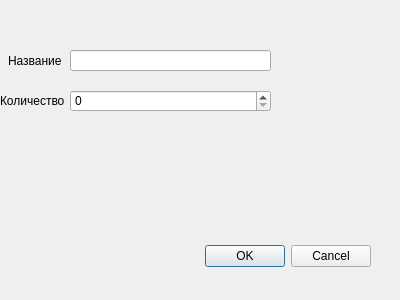
<?xml version="1.0" encoding="UTF-8"?>
<ui version="4.0">
 <class>Dialog</class>
 <widget class="QDialog" name="Dialog">
  <property name="geometry">
   <rect>
    <x>0</x>
    <y>0</y>
    <width>400</width>
    <height>300</height>
   </rect>
  </property>
  <property name="windowTitle">
   <string>Dialog</string>
  </property>
  <widget class="QDialogButtonBox" name="buttonBox">
   <property name="geometry">
    <rect>
     <x>30</x>
     <y>240</y>
     <width>341</width>
     <height>32</height>
    </rect>
   </property>
   <property name="orientation">
    <enum>Qt::Horizontal</enum>
   </property>
   <property name="standardButtons">
    <set>QDialogButtonBox::Cancel|QDialogButtonBox::Ok</set>
   </property>
  </widget>
  <widget class="QLabel" name="count_label">
   <property name="geometry">
    <rect>
     <x>0</x>
     <y>90</y>
     <width>71</width>
     <height>21</height>
    </rect>
   </property>
   <property name="text">
    <string>Количество</string>
   </property>
  </widget>
  <widget class="QLabel" name="name_label">
   <property name="geometry">
    <rect>
     <x>8</x>
     <y>50</y>
     <width>61</width>
     <height>21</height>
    </rect>
   </property>
   <property name="text">
    <string>Название</string>
   </property>
  </widget>
  <widget class="QLineEdit" name="name">
   <property name="geometry">
    <rect>
     <x>70</x>
     <y>50</y>
     <width>201</width>
     <height>21</height>
    </rect>
   </property>
  </widget>
  <widget class="QSpinBox" name="count">
   <property name="geometry">
    <rect>
     <x>70</x>
     <y>90</y>
     <width>201</width>
     <height>22</height>
    </rect>
   </property>
   <property name="maximum">
    <number>999</number>
   </property>
  </widget>
 </widget>
 <resources/>
 <connections>
  <connection>
   <sender>buttonBox</sender>
   <signal>accepted()</signal>
   <receiver>Dialog</receiver>
   <slot>accept()</slot>
   <hints>
    <hint type="sourcelabel">
     <x>248</x>
     <y>254</y>
    </hint>
    <hint type="destinationlabel">
     <x>157</x>
     <y>274</y>
    </hint>
   </hints>
  </connection>
  <connection>
   <sender>buttonBox</sender>
   <signal>rejected()</signal>
   <receiver>Dialog</receiver>
   <slot>reject()</slot>
   <hints>
    <hint type="sourcelabel">
     <x>316</x>
     <y>260</y>
    </hint>
    <hint type="destinationlabel">
     <x>286</x>
     <y>274</y>
    </hint>
   </hints>
  </connection>
 </connections>
</ui>
